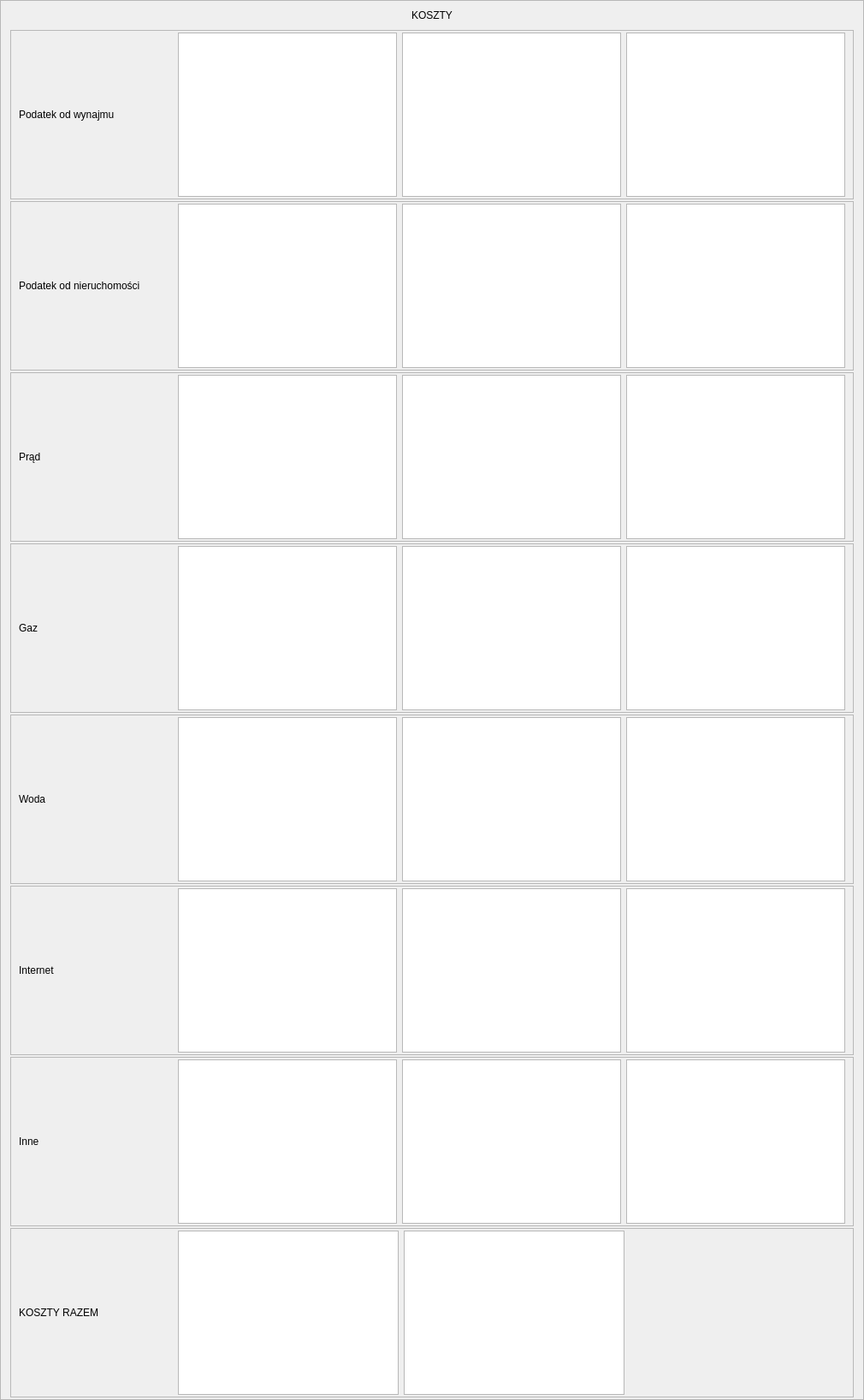
                         <widget class="QFrame" name="frame_rent_data_cost">
                          <property name="minimumSize">
                           <size>
                            <width>0</width>
                            <height>450</height>
                           </size>
                          </property>
                          <property name="frameShape">
                           <enum>QFrame::StyledPanel</enum>
                          </property>
                          <property name="frameShadow">
                           <enum>QFrame::Raised</enum>
                          </property>
                          <layout class="QVBoxLayout" name="verticalLayout_15">
                           <property name="spacing">
                            <number>2</number>
                           </property>
                           <property name="topMargin">
                            <number>2</number>
                           </property>
                           <property name="bottomMargin">
                            <number>2</number>
                           </property>
                           <item>
                            <widget class="QLabel" name="label_27">
                             <property name="sizePolicy">
                              <sizepolicy hsizetype="Preferred" vsizetype="Maximum">
                               <horstretch>0</horstretch>
                               <verstretch>0</verstretch>
                              </sizepolicy>
                             </property>
                             <property name="minimumSize">
                              <size>
                               <width>0</width>
                               <height>30</height>
                              </size>
                             </property>
                             <property name="text">
                              <string>KOSZTY</string>
                             </property>
                             <property name="alignment">
                              <set>Qt::AlignCenter</set>
                             </property>
                            </widget>
                           </item>
                           <item>
                            <widget class="QFrame" name="frame_label_and_text_rent_tax">
                             <property name="frameShape">
                              <enum>QFrame::StyledPanel</enum>
                             </property>
                             <property name="frameShadow">
                              <enum>QFrame::Raised</enum>
                             </property>
                             <layout class="QHBoxLayout" name="horizontalLayout_36">
                              <property name="topMargin">
                               <number>2</number>
                              </property>
                              <property name="bottomMargin">
                               <number>2</number>
                              </property>
                              <item>
                               <widget class="QLabel" name="label_30">
                                <property name="minimumSize">
                                 <size>
                                  <width>180</width>
                                  <height>0</height>
                                 </size>
                                </property>
                                <property name="text">
                                 <string>Podatek od wynajmu</string>
                                </property>
                               </widget>
                              </item>
                              <item>
                               <widget class="QTextEdit" name="text_rent_tax_month"/>
                              </item>
                              <item>
                               <widget class="QTextEdit" name="text_rent_tax_year"/>
                              </item>
                              <item>
                               <widget class="QTextEdit" name="text_rent_tax_percent"/>
                              </item>
                             </layout>
                            </widget>
                           </item>
                           <item>
                            <widget class="QFrame" name="frame_label_and_text_property_tax">
                             <property name="frameShape">
                              <enum>QFrame::StyledPanel</enum>
                             </property>
                             <property name="frameShadow">
                              <enum>QFrame::Raised</enum>
                             </property>
                             <layout class="QHBoxLayout" name="horizontalLayout_37">
                              <property name="topMargin">
                               <number>2</number>
                              </property>
                              <property name="bottomMargin">
                               <number>2</number>
                              </property>
                              <item>
                               <widget class="QLabel" name="label_31">
                                <property name="minimumSize">
                                 <size>
                                  <width>180</width>
                                  <height>0</height>
                                 </size>
                                </property>
                                <property name="text">
                                 <string>Podatek od nieruchomości</string>
                                </property>
                               </widget>
                              </item>
                              <item>
                               <widget class="QTextEdit" name="text_property_tax_month"/>
                              </item>
                              <item>
                               <widget class="QTextEdit" name="text_property_tax_year"/>
                              </item>
                              <item>
                               <widget class="QTextEdit" name="text_property_tax_percent"/>
                              </item>
                             </layout>
                            </widget>
                           </item>
                           <item>
                            <widget class="QFrame" name="frame_label_and_text_tax_electricity">
                             <property name="frameShape">
                              <enum>QFrame::StyledPanel</enum>
                             </property>
                             <property name="frameShadow">
                              <enum>QFrame::Raised</enum>
                             </property>
                             <layout class="QHBoxLayout" name="horizontalLayout_38">
                              <property name="topMargin">
                               <number>2</number>
                              </property>
                              <property name="bottomMargin">
                               <number>2</number>
                              </property>
                              <item>
                               <widget class="QLabel" name="label_32">
                                <property name="minimumSize">
                                 <size>
                                  <width>180</width>
                                  <height>0</height>
                                 </size>
                                </property>
                                <property name="text">
                                 <string>Prąd</string>
                                </property>
                               </widget>
                              </item>
                              <item>
                               <widget class="QTextEdit" name="text_electricity_month"/>
                              </item>
                              <item>
                               <widget class="QTextEdit" name="text_electricity_year"/>
                              </item>
                              <item>
                               <widget class="QTextEdit" name="text_electricity_percent"/>
                              </item>
                             </layout>
                            </widget>
                           </item>
                           <item>
                            <widget class="QFrame" name="frame_label_and_text_gas">
                             <property name="frameShape">
                              <enum>QFrame::StyledPanel</enum>
                             </property>
                             <property name="frameShadow">
                              <enum>QFrame::Raised</enum>
                             </property>
                             <layout class="QHBoxLayout" name="horizontalLayout_39">
                              <property name="topMargin">
                               <number>2</number>
                              </property>
                              <property name="bottomMargin">
                               <number>2</number>
                              </property>
                              <item>
                               <widget class="QLabel" name="label_33">
                                <property name="minimumSize">
                                 <size>
                                  <width>180</width>
                                  <height>0</height>
                                 </size>
                                </property>
                                <property name="text">
                                 <string>Gaz</string>
                                </property>
                               </widget>
                              </item>
                              <item>
                               <widget class="QTextEdit" name="text_gas_month"/>
                              </item>
                              <item>
                               <widget class="QTextEdit" name="text_gas_year"/>
                              </item>
                              <item>
                               <widget class="QTextEdit" name="text_gas_percent"/>
                              </item>
                             </layout>
                            </widget>
                           </item>
                           <item>
                            <widget class="QFrame" name="frame_label_and_text_water">
                             <property name="frameShape">
                              <enum>QFrame::StyledPanel</enum>
                             </property>
                             <property name="frameShadow">
                              <enum>QFrame::Raised</enum>
                             </property>
                             <layout class="QHBoxLayout" name="horizontalLayout_40">
                              <property name="topMargin">
                               <number>2</number>
                              </property>
                              <property name="bottomMargin">
                               <number>2</number>
                              </property>
                              <item>
                               <widget class="QLabel" name="label_34">
                                <property name="minimumSize">
                                 <size>
                                  <width>180</width>
                                  <height>0</height>
                                 </size>
                                </property>
                                <property name="text">
                                 <string>Woda</string>
                                </property>
                               </widget>
                              </item>
                              <item>
                               <widget class="QTextEdit" name="text_water_month"/>
                              </item>
                              <item>
                               <widget class="QTextEdit" name="text_water_year"/>
                              </item>
                              <item>
                               <widget class="QTextEdit" name="text_water_percent"/>
                              </item>
                             </layout>
                            </widget>
                           </item>
                           <item>
                            <widget class="QFrame" name="frame_label_and_text_internet">
                             <property name="frameShape">
                              <enum>QFrame::StyledPanel</enum>
                             </property>
                             <property name="frameShadow">
                              <enum>QFrame::Raised</enum>
                             </property>
                             <layout class="QHBoxLayout" name="horizontalLayout_41">
                              <property name="topMargin">
                               <number>2</number>
                              </property>
                              <property name="bottomMargin">
                               <number>2</number>
                              </property>
                              <item>
                               <widget class="QLabel" name="label_35">
                                <property name="minimumSize">
                                 <size>
                                  <width>180</width>
                                  <height>0</height>
                                 </size>
                                </property>
                                <property name="text">
                                 <string>Internet</string>
                                </property>
                               </widget>
                              </item>
                              <item>
                               <widget class="QTextEdit" name="text_internet_month"/>
                              </item>
                              <item>
                               <widget class="QTextEdit" name="text_internet_year"/>
                              </item>
                              <item>
                               <widget class="QTextEdit" name="text_internet_percent"/>
                              </item>
                             </layout>
                            </widget>
                           </item>
                           <item>
                            <widget class="QFrame" name="frame_label_and_text_other_costs_2">
                             <property name="frameShape">
                              <enum>QFrame::StyledPanel</enum>
                             </property>
                             <property name="frameShadow">
                              <enum>QFrame::Raised</enum>
                             </property>
                             <layout class="QHBoxLayout" name="horizontalLayout_42">
                              <property name="topMargin">
                               <number>2</number>
                              </property>
                              <property name="bottomMargin">
                               <number>2</number>
                              </property>
                              <item>
                               <widget class="QLabel" name="label_36">
                                <property name="minimumSize">
                                 <size>
                                  <width>180</width>
                                  <height>0</height>
                                 </size>
                                </property>
                                <property name="text">
                                 <string>Inne</string>
                                </property>
                               </widget>
                              </item>
                              <item>
                               <widget class="QTextEdit" name="text_other_costs_month"/>
                              </item>
                              <item>
                               <widget class="QTextEdit" name="text_other_costs_year"/>
                              </item>
                              <item>
                               <widget class="QTextEdit" name="text_other_costs_percent_2"/>
                              </item>
                             </layout>
                            </widget>
                           </item>
                           <item>
                            <widget class="QFrame" name="frame_label_and_text_total_costs">
                             <property name="frameShape">
                              <enum>QFrame::StyledPanel</enum>
                             </property>
                             <property name="frameShadow">
                              <enum>QFrame::Raised</enum>
                             </property>
                             <layout class="QHBoxLayout" name="horizontalLayout_46">
                              <property name="topMargin">
                               <number>2</number>
                              </property>
                              <property name="bottomMargin">
                               <number>2</number>
                              </property>
                              <item>
                               <widget class="QLabel" name="label_47">
                                <property name="minimumSize">
                                 <size>
                                  <width>180</width>
                                  <height>0</height>
                                 </size>
                                </property>
                                <property name="text">
                                 <string>KOSZTY RAZEM</string>
                                </property>
                               </widget>
                              </item>
                              <item>
                               <widget class="QTextEdit" name="text_total_costs_month"/>
                              </item>
                              <item>
                               <widget class="QTextEdit" name="text_total_costs_year"/>
                              </item>
                              <item>
                               <spacer name="horizontalSpacer_4">
                                <property name="orientation">
                                 <enum>Qt::Horizontal</enum>
                                </property>
                                <property name="sizeHint" stdset="0">
                                 <size>
                                  <width>255</width>
                                  <height>20</height>
                                 </size>
                                </property>
                               </spacer>
                              </item>
                             </layout>
                            </widget>
                           </item>
                          </layout>
                         </widget>
